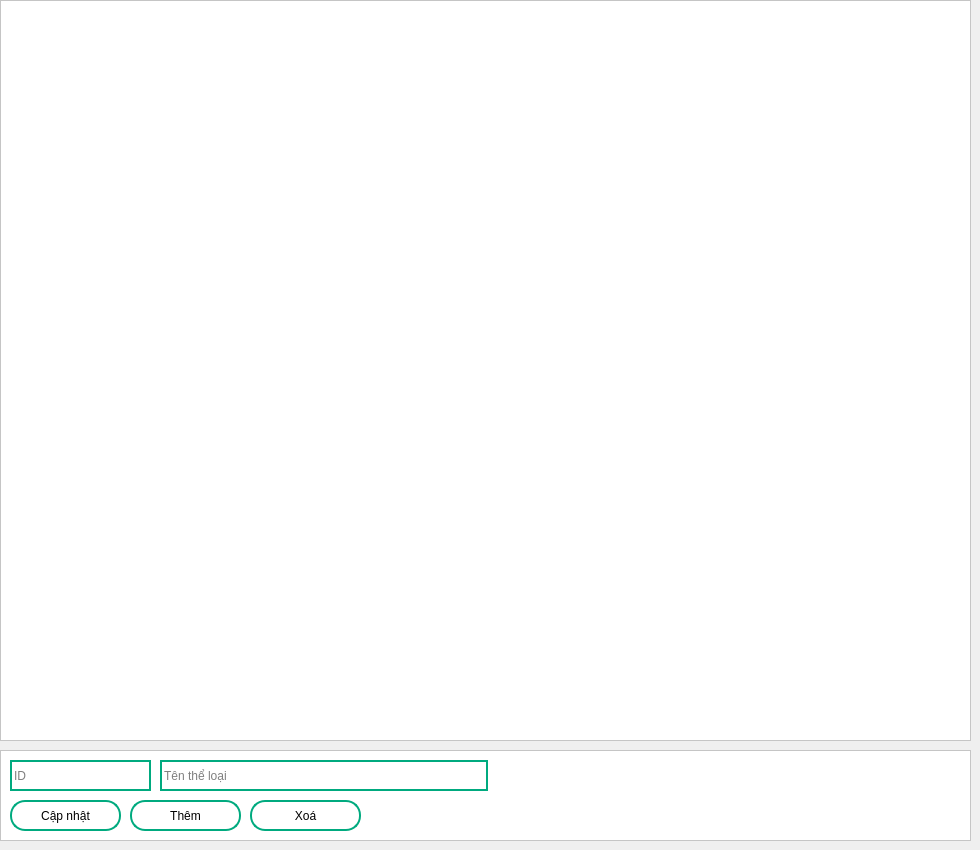
        <widget class="QWidget" name="page_7">
         <widget class="QTableWidget" name="Table_theloai">
          <property name="geometry">
           <rect>
            <x>0</x>
            <y>0</y>
            <width>971</width>
            <height>741</height>
           </rect>
          </property>
          <property name="styleSheet">
           <string notr="true">background-color: rgb(255, 255, 255);</string>
          </property>
         </widget>
         <widget class="QFrame" name="frame_8">
          <property name="geometry">
           <rect>
            <x>0</x>
            <y>750</y>
            <width>971</width>
            <height>91</height>
           </rect>
          </property>
          <property name="styleSheet">
           <string notr="true">background-color: rgb(255, 255, 255);</string>
          </property>
          <property name="frameShape">
           <enum>QFrame::StyledPanel</enum>
          </property>
          <property name="frameShadow">
           <enum>QFrame::Raised</enum>
          </property>
          <widget class="QPushButton" name="Btn_Update_Genre">
           <property name="geometry">
            <rect>
             <x>10</x>
             <y>50</y>
             <width>111</width>
             <height>31</height>
            </rect>
           </property>
           <property name="styleSheet">
            <string notr="true">QPushButton{
	border: 2px solid rgb(0, 170, 127);
	border-radius: 15px;
}

QPushButton:hover{
	color: rgb(255, 255, 255);
	background-color: rgb(0, 170, 127);
}</string>
           </property>
           <property name="text">
            <string>Cập nhật</string>
           </property>
          </widget>
          <widget class="QPushButton" name="Btn_Add_Genre">
           <property name="geometry">
            <rect>
             <x>130</x>
             <y>50</y>
             <width>111</width>
             <height>31</height>
            </rect>
           </property>
           <property name="styleSheet">
            <string notr="true">QPushButton{
	border: 2px solid rgb(0, 170, 127);
	border-radius: 15px;
}

QPushButton:hover{
	color: rgb(255, 255, 255);
	background-color: rgb(0, 170, 127);
}</string>
           </property>
           <property name="text">
            <string>Thêm</string>
           </property>
          </widget>
          <widget class="QPushButton" name="Btn_Del_Genre">
           <property name="geometry">
            <rect>
             <x>250</x>
             <y>50</y>
             <width>111</width>
             <height>31</height>
            </rect>
           </property>
           <property name="styleSheet">
            <string notr="true">QPushButton{
	border: 2px solid rgb(0, 170, 127);
	border-radius: 15px;
}

QPushButton:hover{
	color: rgb(255, 255, 255);
	background-color: rgb(0, 170, 127);
}</string>
           </property>
           <property name="text">
            <string>Xoá</string>
           </property>
          </widget>
          <widget class="QLineEdit" name="lineEdit_GenreN">
           <property name="geometry">
            <rect>
             <x>160</x>
             <y>10</y>
             <width>328</width>
             <height>31</height>
            </rect>
           </property>
           <property name="styleSheet">
            <string notr="true">border:2px solid rgb(0, 170, 127);</string>
           </property>
           <property name="placeholderText">
            <string>Tên thể loại</string>
           </property>
          </widget>
          <widget class="QLineEdit" name="lineEdit_GenreID">
           <property name="geometry">
            <rect>
             <x>10</x>
             <y>10</y>
             <width>141</width>
             <height>31</height>
            </rect>
           </property>
           <property name="styleSheet">
            <string notr="true">border:2px solid rgb(0, 170, 127);</string>
           </property>
           <property name="placeholderText">
            <string>ID</string>
           </property>
          </widget>
         </widget>
        </widget>
